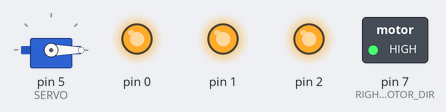
A sketch run on a simulated Arduino Uno, built with avr-gcc and run on an emulated ATmega328P. On the bench: servo, switched loads named in the sketch (green lamp = pin HIGH), output pins drawn as LEDs (lit = HIGH).

Above: at 4.05 s.
At 4.45 s:
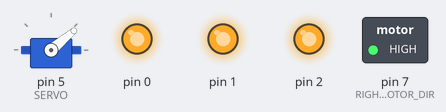
At 4.9 s:
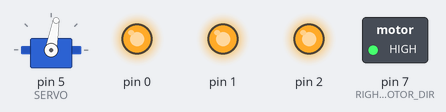
At 5.75 s:
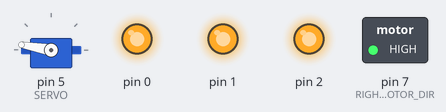
At 6.65 s:
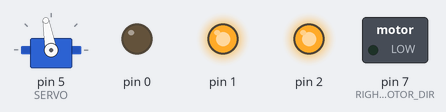
At 7.55 s:
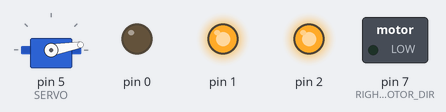
Timing chart, 0 to 12.3 s (numbered marks = the images above):
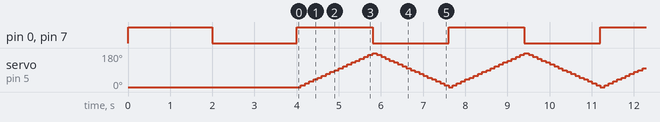

Measured:
- by itself, pin 0, pin 7 (RIGHT_MOTOR_DIR): alternates HIGH for 1.8 s and LOW for 1.8 s

The sketch:

Servo_Motor_test.ino
```cpp
#include "pin_definitions.h"
#include <Servo.h>

Servo myServo;

#define SPEED 140

void setup() {

  pinMode(LEFT_MOTOR_DIR , OUTPUT);
  pinMode(RIGHT_MOTOR_DIR, OUTPUT);
  pinMode(LEFT_MOTOR_PWM, OUTPUT);
  pinMode(RIGHT_MOTOR_PWM, OUTPUT);

  forward();
  delay(2000);
  backward();
  delay(2000);

  myServo.attach(SERVO);
  myServo.write(90);
}

void loop() {
  forward();
  for(int i = 0; i < 180; i += 10)
  {
    myServo.write(i);
    delay(100);
  }
  backward();
  for(int i = 180; i > 0; i -= 10)
  {
    myServo.write(i);
    delay(100);
  }
}

void forward()
{
  digitalWrite(LEFT_MOTOR_DIR, HIGH);
  digitalWrite(RIGHT_MOTOR_DIR, HIGH);
  analogWrite(LEFT_MOTOR_PWM, SPEED);
  analogWrite(RIGHT_MOTOR_PWM, SPEED);
}

void backward()
{
  digitalWrite(LEFT_MOTOR_DIR, LOW);
  digitalWrite(RIGHT_MOTOR_DIR, LOW);
  analogWrite(LEFT_MOTOR_PWM, SPEED);
  analogWrite(RIGHT_MOTOR_PWM, SPEED);
}
```

pin_definitions.h
```cpp
//Motors' Definitions
#define LEFT_MOTOR_DIR	          PB0  //8
#define RIGHT_MOTOR_DIR 	        PD7  //7
#define LEFT_MOTOR_PWM		        PB2  //10
#define RIGHT_MOTOR_PWM		        PB1  //9

//Servo Definitions
#define SERVO                     PD5  //5
```
